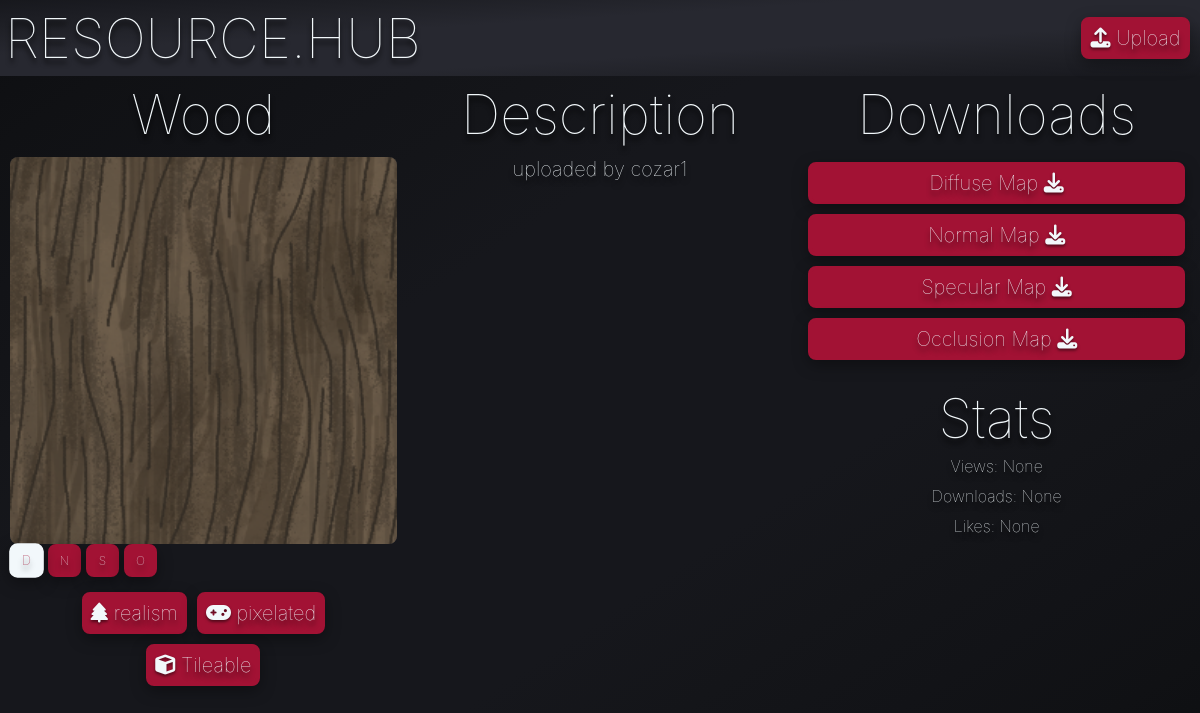
The page /asset/2 on the database as committed earlier.
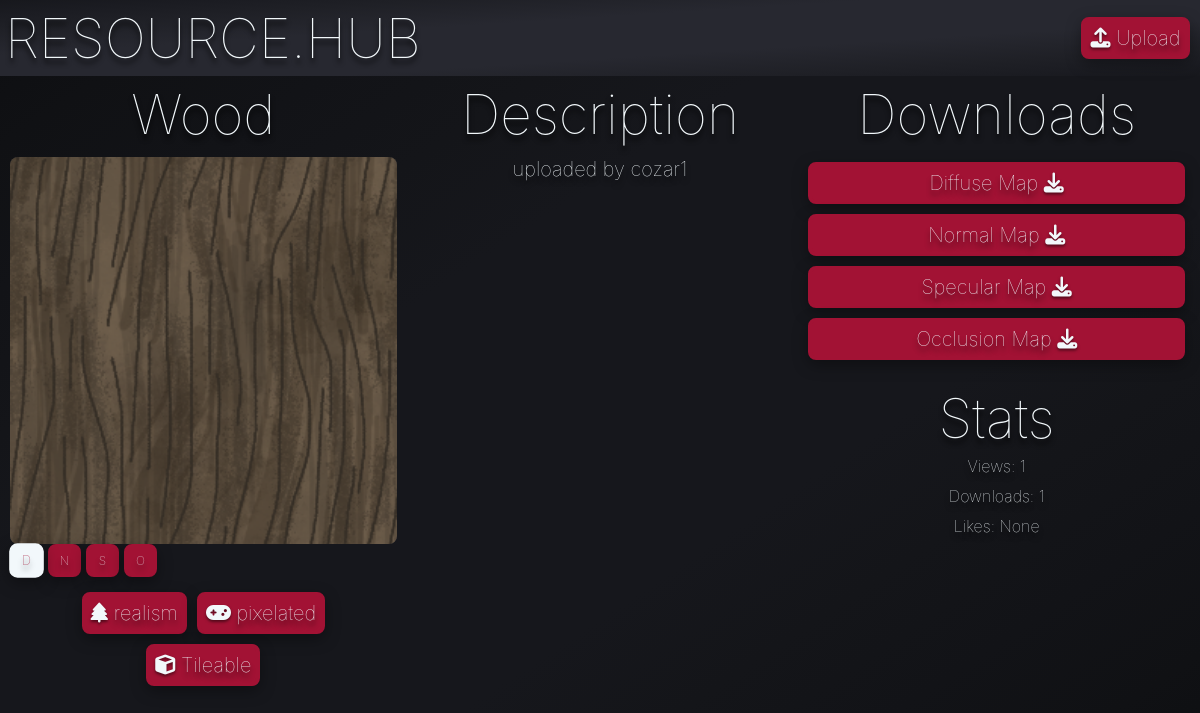
The same page on the database as committed later.
### tables this page shows
CREATE TABLE asset (ID INTEGER PRIMARY KEY, name TEXT, description TEXT, views INTEGER, downloads INTEGER, likes INTEGER, resolution TEXT);

### app.py (the view)
@app.route('/asset/<int:id>')
def asset(id):
    asset_rows = query("""SELECT id,name,views,downloads,likes,description
                       FROM asset WHERE ID = ?""", (id,))
    if not asset_rows:
        return render_template('404.html',
                               error="""404 Not Found:
                               Asset does not exist."""), 404
    query("UPDATE asset SET views = COALESCE(views, 0) + 1 WHERE ID = ?",
          (id,),
          commit=True)
    assettags = query("""SELECT name,icon
                      FROM Tag
                      WHERE ID IN
                      (SELECT Tag_ID FROM assetTags WHERE Model_ID = ?)""",
                      (id,))
    available_downloads = []
    for suffix in ['d', 'n', 's', 'o']:
        file_path = os.path.join(app.config["UPLOAD_FOLDER"],
                                 f"{id}{suffix}.png")
        if os.path.exists(file_path):
            available_downloads.append(suffix)
    return render_template('asset.html',
                           show_navbar=False, asset=asset_rows,
                           assettags=assettags,
                           available_downloads=available_downloads)

### app.py (called while the page is built)
def query(query, param=(), commit=False):
    with sqlite3.connect("database.db") as conn:
        cur = conn.cursor()
        cur.execute(query, param)
        if commit:
            conn.commit()
            return cur.lastrowid
        else:
            return cur.fetchall()

### templates/asset.html (shortened to what this page needs)
{% extends "template.html" %}
{% block content %}
<div class="grid-3">
<h1>{{asset[0][1]}}</h1>
<h1>Description</h1>
<h1>Downloads</h1>
</div>
<div class="grid-3">
    <div class="vertical_align">
        {% set default_type = available_downloads[0] if available_downloads else None %}
        <img id="asset-preview-img" class="image" src="{% if default_type %}/static/images/{{asset[0][0]}}{{default_type}}.png{% else %}/static/images/placeholder.png{% endif %}">
        <div class="img-types">
            {% if available_downloads %}
                {% for suffix in available_downloads %}
                <div class="button img-type-btn" data-type="{{suffix}}" data-asset-id="{{asset[0][0]}}">{{suffix.upper()}}</div>
                {% endfor %}
            {% endif %}
        </div>
        <div class="tag-grid">
            {% for tag in assettags %}
            <span class="button"><i class="{{tag[1]}}"></i> {{ tag[0] }}</span>
            {% endfor %}
        </div>
    </div>
    <div class="vertical_align">
        <h2>{{asset[0][5] | safe}}</h2>
    </div>
    <div class="vertical_align">
        {% if available_downloads %}
            {% for suffix in available_downloads %}
                {% if suffix == 'd' %}
                    <a class="button" href="/download/{{asset[0][0]}}/d">Diffuse Map <i class="fa-solid fa-download"></i></a>
                {% elif suffix == 'n' %}
                    <a class="button" href="/download/{{asset[0][0]}}/n">Normal Map <i class="fa-solid fa-download"></i></a>
                {% elif suffix == 's' %}
                    <a class="button" href="/download/{{asset[0][0]}}/s">Specular Map <i class="fa-solid fa-download"></i></a>
                {% elif suffix == 'o' %}
                    <a class="button" href="/download/{{asset[0][0]}}/o">Occlusion Map <i class="fa-solid fa-download"></i></a>
                {% endif %}
            {% endfor %}
        {% else %}
            <p>No downloadable files available.</p>
        {% endif %}
        <br>
        <h1>Stats</h1>
        <p>Views: {{asset[0][2]}}</p>
        <p>Downloads: {{asset[0][3]}}</p>
        <p>Likes: {{asset[0][4]}}</p>
    </div>
</div>
{% endblock %}

Rows that differ between the two databases and show on the page:
changed asset "Wood": views (not shown) → "1"; downloads (not shown) → "1"
Other text that changed with them:
{{ asset[0][2] }}: "None" → (not shown)
{{ asset[0][3] }}: "None" → (not shown)
